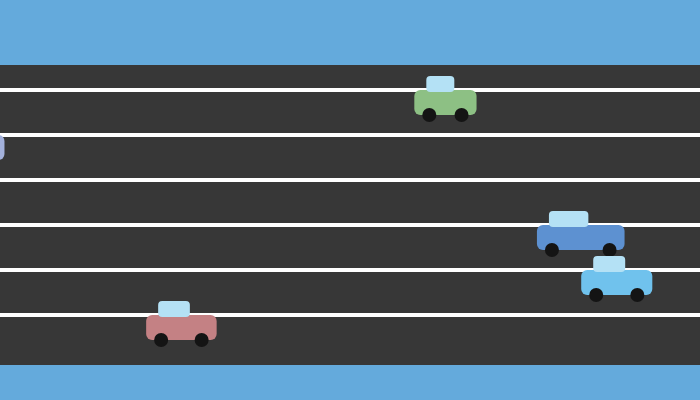
Frame 1 (no input)
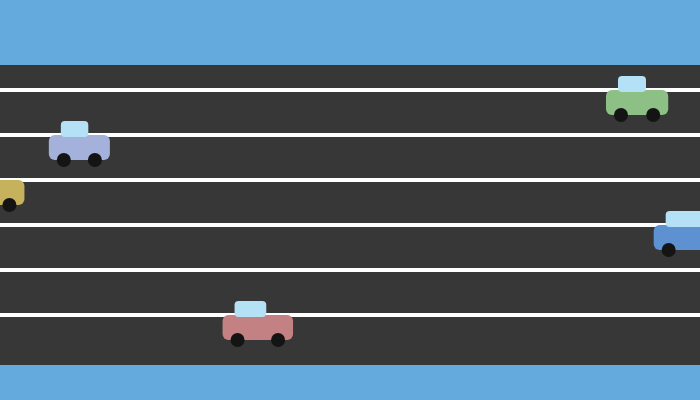
Frame 60 (no input)
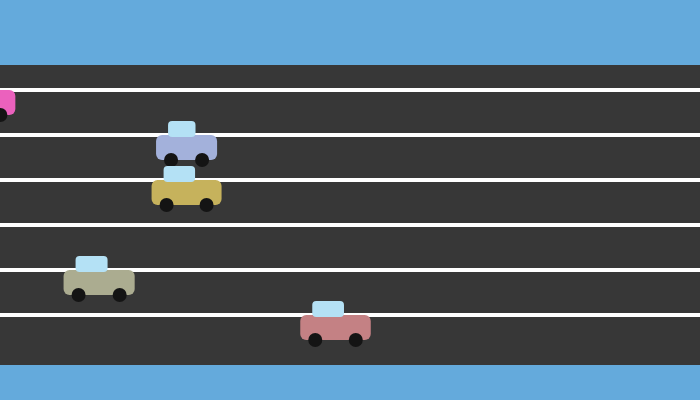
Frame 120 (the mouse pressed at the canvas centre since frame 60)

The p5.js sketch that drew these frames (run headless with seeded random() and noise() and a simulated clock; from frame 60 on, the mouse is pressed at the canvas centre):

// p5.js sketch
// ── sketch.js
let cars = [];

function setup() {
  createCanvas(700, 400);
  for (let i = 0; i < 6; i++) {
    cars.push({
      x: random(-300, width),
      y: 90 + i * 45,
      width: random(55, 90),
      height: 25,
      speed: random(1, 4),
      r: random(80, 255),
      g: random(80, 220),
      b: random(80, 255)
    });
  }
}

function draw() {
  background(100, 170, 220);
  drawRoad();
  for (let car of cars) {
    drawCar(car);
    car.x += car.speed;
    if (car.x > width + car.width) {
      car.x = -car.width;
      car.speed = random(1, 4);
      car.r = random(80, 255);
      car.g = random(80, 220);
      car.b = random(80, 255);
    }
  }
}

function drawRoad() {
  noStroke();
  fill(55);
  rect(0, 65, width, 300);
  stroke(255);
  strokeWeight(4);
  for (let y = 90; y < 350; y += 45) {
    line(0, y, width, y);
  }
  noStroke();
}

function drawCar(car) {
  fill(car.r, car.g, car.b);
  rect(car.x, car.y, car.width, car.height, 6);
  fill(180, 225, 245);
  rect(car.x + 12, car.y - 14, car.width * 0.45, 16, 4);
  fill(20);
  circle(car.x + 15, car.y + car.height, 14);
  circle(car.x + car.width - 15, car.y + car.height, 14);
}
